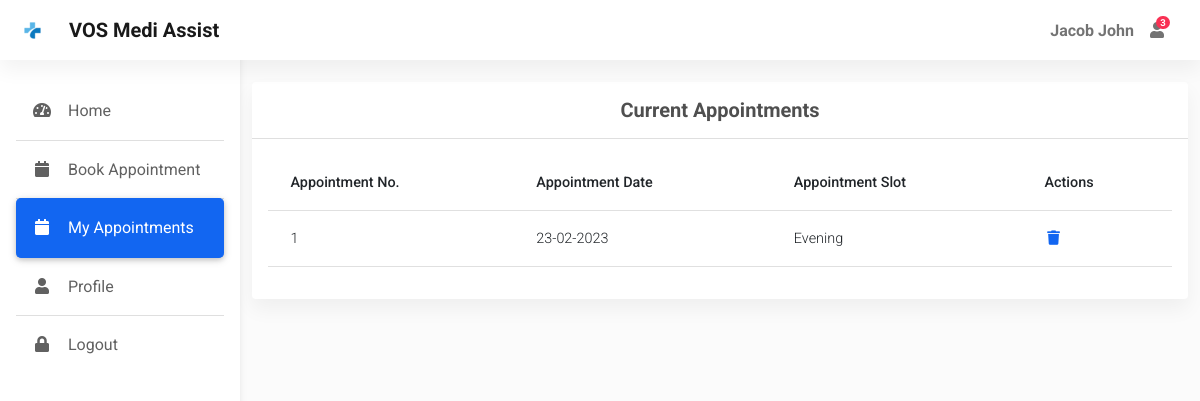
Before: /myappointments/ (signed in) with the older database file.
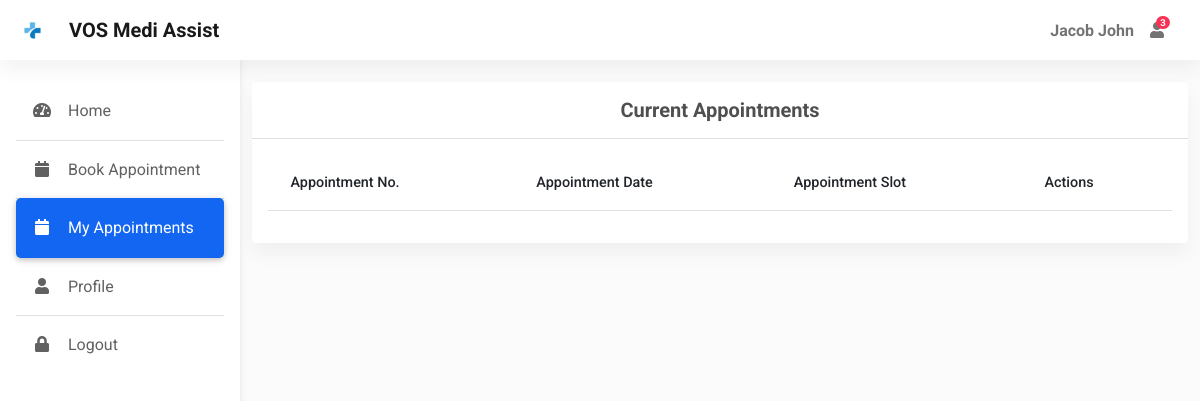
After: the same page with the newer database file.
### app.py (models this page shows)
class User(db.Model, UserMixin):
    id = db.Column(db.Integer, primary_key=True)
    username = db.Column(db.String(50), nullable=False, unique=True)
    password = db.Column(db.String(50), nullable=False)
    name = db.Column(db.String(50), nullable=False)
    address = db.Column(db.String(80))
    city = db.Column(db.String(30))
    dob = db.Column(db.Date, nullable=False)
    gender = db.Column(db.String(10), nullable=False)
    is_doctor = db.Column(db.Boolean, default=False, nullable=False)
    mobile = db.Column(db.Integer)

class Appointment(db.Model):
    id = db.Column(db.Integer, primary_key=True)
    user_id = db.Column(db.Integer, db.ForeignKey('user.id'), nullable=False)
    slot = db.Column(db.String(50), nullable=False)
    date = db.Column(db.Date, nullable=False)
    status = db.Column(db.Boolean, default=False, nullable=False)

### app.py (the view)
@app.route("/myappointments/<int:id>", methods=['GET','POST'])
@app.route("/myappointments/")
@login_required
def myappointments(id=None):
    check_user = User.query.filter_by(id = current_user.id).first()
    if check_user.is_doctor:
        appointments = db.session.query(Appointment, User).join(User).filter(Appointment.date == date.today()).filter(Appointment.status == False).order_by(db.case({
            'morning': 1,
            'afternoon': 2,
            'evening': 3
        }, value=Appointment.slot)).all()
    else:
        appointments = Appointment.query.filter_by(user_id = current_user.id).all()
    appointment = None
    if id is not None:
        appointment = db.session.query(Appointment, User).join(User).filter(Appointment.id == id).all()
    return render_template("myappointments.html", appointments=appointments, appointment=appointment, id=id)

### app.py (called while the page is built)
@login_manager.user_loader
def load_user(user_id):
    return User.query.get(int(user_id))

@app.context_processor
def inject_datetime():
    return dict(datetime=datetime)

### templates/myappointments.html (shortened to what this page needs)
{% extends "dashboard.html" %}
{% block main %}
<div class="container pt-4">
  <section class="mb-4">
    <div class="card">
      <div class="card-header text-center py-3">
        <h5 class="mb-0 text-center">
          <strong>Current Appointments</strong>
        </h5>
      </div>
      {% if current_user.is_doctor %}
      <div class="card-body">
        <div class="table-responsive">
          <table class="table table-hover text-nowrap">
            <thead>
              <tr>
                <th scope="col">Appointment No.</th>
                <th scope="col">Patient Name</th>
                <th scope="col">Age</th>
                <th scope="col">DOB</th>
                <th scope="col">Slot</th>
                <th scope="col">Actions</th>
              </tr>
            </thead>
            <tbody>
              {% for appointment in appointments %}
                <tr id="{{ loop.index }}">
                  <td>{{ loop.index }}</td>
                  <td>{{ appointment.User.name }}</td>
                  <td>{{ appointment.User.dob|calculate_age }}</td>
                  <td>{{ appointment.User.dob.strftime('%d-%m-%Y') }}</td>
                  <td>{{ appointment.Appointment.slot.capitalize() }}</td>
                  <td>
                    <a href="/myappointments/{{ appointment.Appointment.id }}"><i class="fas fa-plus fa-fw me-3"></i></a>
                    <span>
                      <a  href="{{ url_for('myappointments') }}"><i class="fas fa-minus fa-fw me-3"></i></a>
                    </span>
                  </td>
                </tr>
              {% endfor %}
            </tbody>
          </table>
        </div>
      </div>
      {% else %}
      <div class="card-body">
        <div class="table-responsive">
          <table class="table table-hover text-nowrap">
            <thead>
              <tr>
                <th scope="col">Appointment No.</th>
                <th scope="col">Appointment Date</th>
                <th scope="col">Appointment Slot</th>
                <th scope="col">Actions</th>
              </tr>
            </thead>
            <tbody>
              {% for appointment in appointments %}
                <tr>
                  <td>{{ loop.index }}</td>
                  <td>{{ appointment.date.strftime('%d-%m-%Y') }}</td>
                  <td>{{ appointment.slot.capitalize() }}</td>
                  <td>
                    <a href="/delete_appointment/{{ appointment.id }}"><i class="fas fa-trash fa-fw me-3"></i></a>
                  </td>
                </tr>
              {% endfor %}
            </tbody>
          </table>
        </div>
      </div>
      {% endif %}
    </div>
  </section>
</div>
{% endblock %}

### templates/dashboard.html (shortened to what this page needs)
<!DOCTYPE html>
<html lang="en">
<head>
  <link rel="stylesheet" href="https://use.fontawesome.com/releases/v5.11.2/css/all.css" />
  <link rel="stylesheet" href="{{ url_for('static', filename='css/mdb.min.css') }}" />
  <link rel="stylesheet"  href="{{ url_for('static', filename='css/admin.css') }}"/>
</head>
<body>
  <header>
    <nav id="sidebarMenu" class="collapse d-lg-block sidebar collapse bg-white">
      <div class="position-sticky">
        <div class="list-group list-group-flush mx-3 mt-4">
          <a href="{{ url_for('home') }}" class="list-group-item list-group-item-action py-3 ripple {% if request.endpoint == 'home' %}active{% endif %}" aria-current="true">
            <i class="fas fa-tachometer-alt fa-fw me-3"></i><span>Home</span>
          </a>
          {% if not current_user.is_doctor %}
          <a href="{{ url_for('appointment') }}" class="list-group-item list-group-item-action py-3 ripple {% if request.endpoint == 'appointment' %}active{% endif %}"><i
              class="fas fa-calendar fa-fw me-3"></i><span>Book Appointment</span></a>
          <a href="{{ url_for('myappointments') }}" class="list-group-item list-group-item-action py-3 ripple {% if request.endpoint == 'myappointments' %}active{% endif %}"><i
                class="fas fa-calendar fa-fw me-3"></i><span>My Appointments</span></a>
          {% endif %}
          <a href="{{ url_for('profile') }}" class="list-group-item list-group-item-action py-3 ripple {% if request.endpoint == 'profile' %}active{% endif %}"><i
              class="fas fa-user fa-fw me-3"></i><span>Profile</span></a>
          <a href="{{ url_for('logout') }}" class="list-group-item list-group-item-action py-3 ripple">
            <i class="fas fa-lock fa-fw me-3"></i><span>Logout</span>
          </a>
        </div>
      </div>
    </nav>
    <nav id="main-navbar" class="navbar navbar-expand-lg navbar-light bg-white fixed-top">
      <div class="container-fluid">
        <a class="navbar-brand d-flex align-items-center fw-bold" href="/"><img class="d-inline-block me-3" " src="{{ url_for('static', filename='img/icons/logo.png') }}" alt="" />VOS Medi Assist</a>
        <ul class="navbar-nav ms-auto d-flex flex-row">
            <li>
                <a class="nav-link me-3 me-lg-0 d-flex align-items-center fw-bold" href="#">{{ current_user.name }}</a>
            </li>
          <li class="nav-item dropdown">
            <a class="nav-link me-3 me-lg-0 dropdown-toggle hidden-arrow" href="#" id="navbarDropdownMenuLink"
              role="button" data-mdb-toggle="dropdown" aria-expanded="false">
              <i class="fas fa-user"></i>
              <span class="badge rounded-pill badge-notification bg-danger">3</span>
            </a>
          </li>
          <li class="nav-item dropdown">
            <a class="nav-link dropdown-toggle hidden-arrow d-flex align-items-center" href="#"
              id="navbarDropdownMenuLink" role="button" data-mdb-toggle="dropdown" aria-expanded="false">
            </a>
          </li>
        </ul>
      </div>
    </nav>
  </header>
  <main style="margin-top: 58px">
    {% block main %}
    {% endblock %}
  </main>
</body>
</html>

### static/css/admin.css (style rules this page uses)
body { background-color: #fbfbfb; }
@media (min-width: 991.98px) { main { padding-left: 240px; } }
.sidebar { position: fixed; top: 0; bottom: 0; left: 0; padding: 58px 0 0; box-shadow: 0 2px 5px 0 rgb(0 0 0 / 5%), 0 2px 10px 0 rgb(0 0 0 / 5%); width: 240px; z-index: 600; }
.sidebar .active { border-radius: 5px; box-shadow: 0 2px 5px 0 rgb(0 0 0 / 16%), 0 2px 10px 0 rgb(0 0 0 / 12%); }

Changed rows visible on the page:
removed Appointment: date "23-02-2023", slot "Evening"
